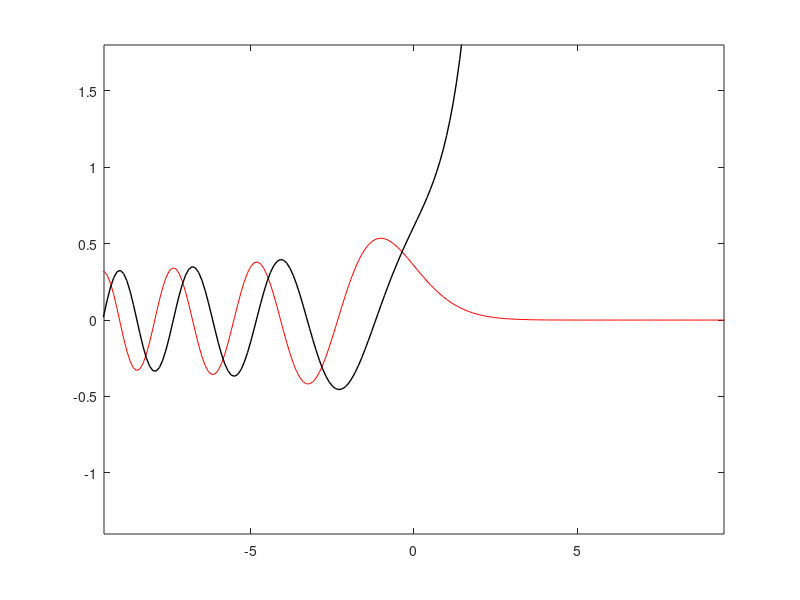

Here is the MATLAB script that generated this plot: (Note: this script raises an error after producing the figure.)

% CREATE THE AIRY PLOTS AND SURFACES

clear
close all

% create meshgrid
max = 4;
min = -max;
steps = (max - min)/100;
a = min:steps:max;
b = a;
[A,B] = meshgrid(a,b);
Z = A+1i.*B;

% plot 2d AIRY function solutions
x = -10:0.1:10;
ai = airy(x);
bi = airy(2,x);
j = figure;
plot(x,ai,'-r',x,bi,'-k', 'LineWidth', 1)
axis([-9.5 9.5 -1.4 1.8]);
ax = gca;
ax.XAxisLocation = 'origin';
ax.YAxisLocation = 'origin';
ax.Box = 'off';
ax.XTick = ([-8,-6,-4,-2,0,2,4,6,8]);

% % save as a pdf
% set(gcf, 'Position',  [50, 50, 550, 450])
% ax = gca;
% ax.FontSize = 12; 
% set(j,'Units','Inches');
% pos = get(j,'Position');
% set(j,'PaperPositionMode','Auto','PaperUnits','Inches','PaperSize', [6,5])
% print(j,'airy2d','-dpdf','-r0')


% STEEPEST DESCENT
% set theta:
theta = 0;

% set phi function
f_func = @(Z) Z.*exp(1i*theta)-Z.^3/3;
f = f_func(Z);

% define saddle points
w_1 = exp(1i*theta/2);
w_2 = -exp(1i*theta/2);
f_w_1 = f_func(w_1);
f_w_2 = f_func(w_2);

% get real, imag, abs data
temp = airy(Z);
re = real(temp);
im = imag(temp);
v = real(airy(w_1));
v2 = real(airy(w_2));

%%
% plot REAL AIRY 3D surface
h = figure;
surfc(a,b,re,'FaceAlpha',0.55)
hold on
colormap(winter)
axis([min max min max min max])
caxis([min max])

% save as high res png
set(gcf, 'Position',  [50, 50, 550, 450])
ax = gca;
ax.FontSize = 12; 
set(h,'Units','Inches');
pos = get(h,'Position');
set(h,'PaperPositionMode','Auto','PaperUnits','Inches','PaperSize', [5,4])
print(h,'airy.png','-dpng','-r300'); 
hold off


% % plot IMAGINARY PART
% figure
% surfc(a,b,im,'FaceAlpha',0.55)
% colormap(bone)
% axis([min max min max min max])
% caxis ([min max])
% xlabel('Real(z)')
% ylabel('Imag(z)')


%%
% 2D CONTOUR PLOTS with imaginary contour through saddles

% figure()
% p = pcolor(A,B,real(f-f_w_2));

% % plot features
% xlabel('Real(z)')
% ylabel('Imag(z)')
% set(p, 'EdgeColor', 'none', 'FaceColor', 'interp');
% colorbar
% hold on
% [C1, h] = contour(A,B, imag(f-f_w_1), [0, 0], 'b', 'LineWidth', 1);
% [C2, h] = contour(A,B, imag(f-f_w_2), [0, 0], 'r', 'LineWidth', 1);

% % add the locations of the saddle points
% plot(real(w_1),imag(w_1),'ko', 'MarkerSize',5, 'MarkerFaceColor', 'b')
% plot(real(w_2),imag(w_2),'ko', 'MarkerSize',5, 'MarkerFaceColor', 'r')
% hold off

%%

% AIRY 2D CONTOUR PLOT WITH INTEGRAL PATH

% create meshgrid
a = min:steps:max;
b = a;
[A,B] = meshgrid(a,b);
Z = A+1i.*B;

close all

% contour plot
h = figure();
set(gcf, 'Position',  [400, 400, 550, 470])
contourf(A,B,real(f),30);
hold on

% plot formatting
xticks([])
yticks([])
caxis([-30,30])
colormap(winter)
ylim([min,max])
c.Ticks = ([]);

% add the saddle points
plot(real(w_1),imag(w_1),'ko', 'MarkerSize',7, 'MarkerFaceColor', 'w','MarkerEdgeColor','w')
plot(real(w_2),imag(w_2),'ko', 'MarkerSize',7, 'MarkerFaceColor', 'w','MarkerEdgeColor','w')

% plot the path of integration
fplot(@(x) sqrt(3*((x).^2-1)),[min,0], 'w', 'LineWidth',2,'ShowPoles','off')
fplot(@(x) -sqrt(3*((x).^2-1)),[min,0], 'w', 'LineWidth',2,'ShowPoles','off')

% save as pdf
set(gcf, 'Position',  [50, 50, 550, 450])
ax = gca;
ax.FontSize = 12; 
set(h,'Units','Inches');
pos = get(h,'Position');
set(h,'PaperPositionMode','Auto','PaperUnits','Inches','PaperSize', [6.3,5.4])
print(h,'airy_fplot','-dpdf','-r0')


hold off
%%

% PLOT AIRY EXPONENT WITH INTEGRAL CONTOUR 
close all
disp('run')

% plot phi(w)
h = figure;
surfc(a,b,real(f),'FaceAlpha',0.75)

% format plot
colormap(winter)
caxis([min max])
axis([min max min max min max])

hold on

% mark on plot the saddle points
plot3(real(w_1),imag(w_1),real(f_w_1),'ko', 'MarkerSize',7, 'MarkerFaceColor', 'w')
plot3(real(w_2),imag(w_2),real(f_w_2),'ko', 'MarkerSize',7, 'MarkerFaceColor', 'w')

% PLOTTING CONTOURS
inputdata = imag(f-f_w_2);
inputdata(real(f-f_w_2)>0) = nan;
inputdata(real(A)>0) = nan;
C1 = contourc(a,b,inputdata,[0,0]);
S1 = contourdata(C1);

for j = 1:length(S1)
    xx = S1(j).x;
    yy = S1(j).y;
    zz = xx + 1i*yy;
    ff = f_func(zz);
    plot3(real(zz), imag(zz), real(ff), 'w', 'LineWidth', 2);
end

% save as high res png
set(gcf, 'Position',  [50, 50, 550, 450])
ax = gca;
ax.FontSize = 12; 
set(h,'Units','Inches');
pos = get(h,'Position');
set(h,'PaperPositionMode','Auto','PaperUnits','Inches','PaperSize', [5,4])
print(h,'airyexponent.png','-dpng','-r300');

hold off



